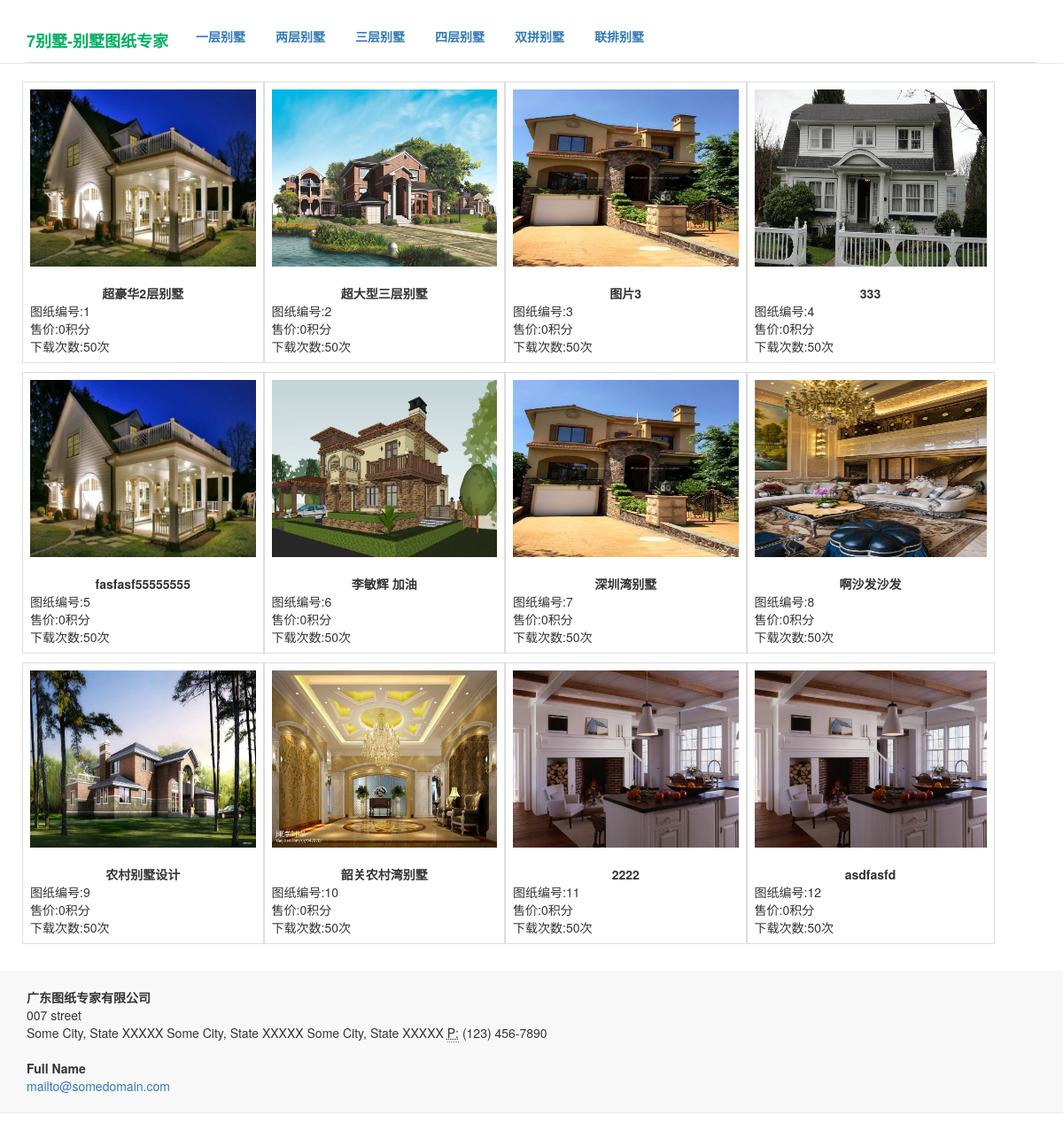
The app's page /, older data.
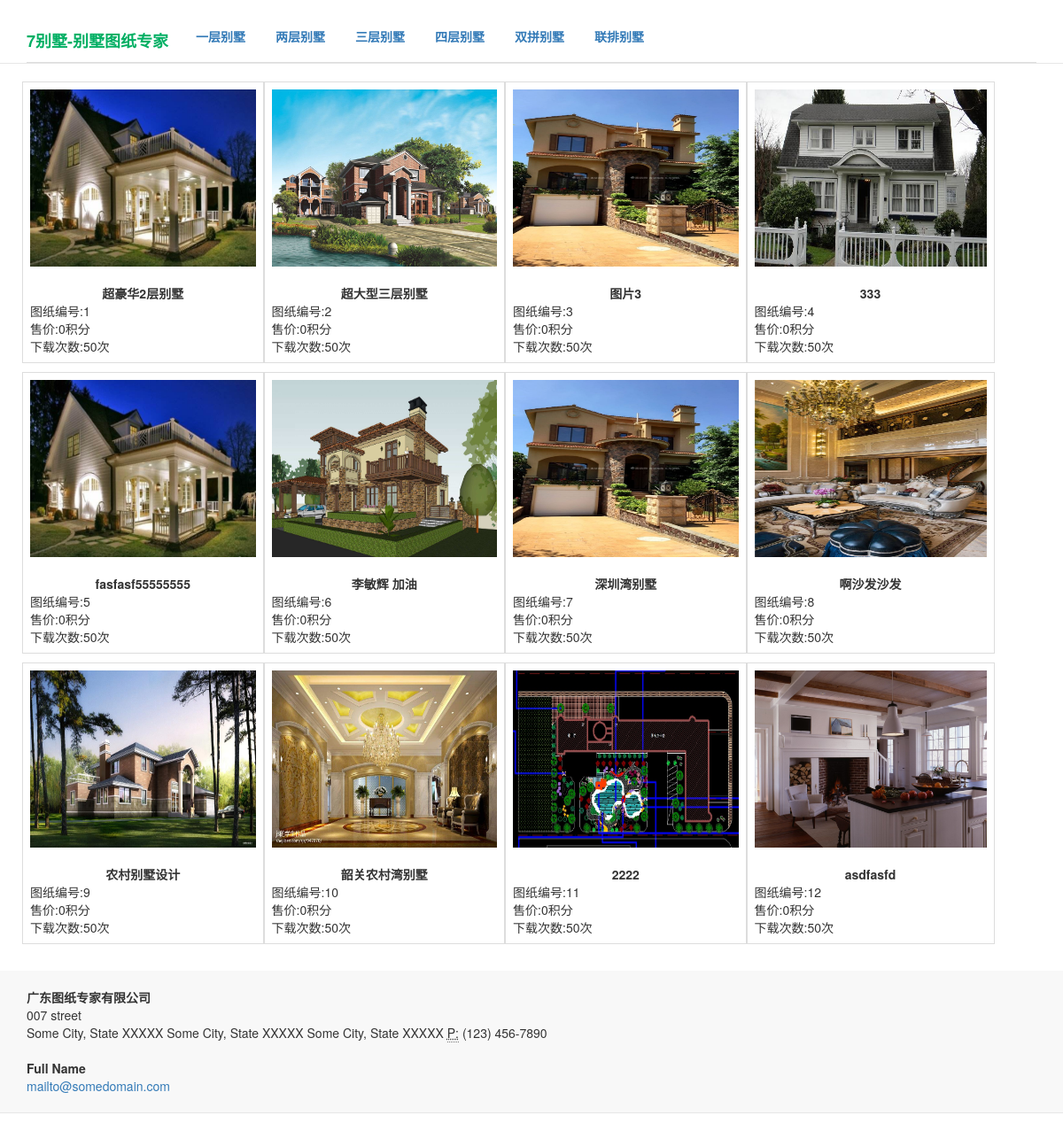
The same page, newer data.
### home/models.py (models this page shows, shortened)
class Photo(models.Model):
	if_cover_choices=(('1','是'),('0','否'),)
	house=models.ForeignKey(House)
	images=models.ImageField(upload_to='static/photos')
	title=models.CharField('图片标题',max_length=50,blank=True)
	alt=models.CharField('图片说明',max_length=100,blank=True)
	order=models.CharField('排序标志',max_length=10,default=0)
	if_cover=models.CharField('是否设置为封面图片',max_length=10,choices=if_cover_choices,default='0')

### home/views.py (the view)
# urls.py: url(r'^$',index),
def index(request):
	PAGENUM=3
	house_list=House.objects.all()
	photo_list=Photo.objects.all()
	context={'house_list':house_list,'photo_list':photo_list}
	return render(request,"home/house_list.html",context)

### templates/home/house_list.html
{% extends "home/house_base.html" %}
{% block content%}
<div class="container">
<br/>
<div class='row'>
{% for house in house_list %}
        {% if  forloop.counter|divisibleby:"4"   %}
                <div class="row">
        {% endif%}
        <div class="col-sm-6 col-md-3" style="margin-right:-20px;margin-top:-30px;padding:10px">
                        <table class='table table-bordered'>
                        <tr>
                        <td>
                        {% for photo in photo_list %}
                                {% if photo.house.id ==  house.id and photo.if_cover == '1' %}
                                        <a href=/home/house_detail/{{house.id}}/>
                                        <img src="/static/media/{{photo.images}}" alt="{{house.title}}" height=200px width=100% ></a> &nbsp;
                                {% endif%}
                        {%endfor%}
                         <center><b>{{house.title}}</b></center>
                        图纸编号:{{house.id}}<br/>
                        售价:{{house.down_price}}积分<br/>
                        下载次数:50次
                        </td>
                        </tr>
                        </table>
        </div>
        {% if  forloop.counter|divisibleby:"4"   %}
                </div>
        {% endif%}
{% endfor%}
</div>
</div>
{% endblock %}

Row changes from the older to the newer data that the page shows:
changed Photo (number 11 of 12 on the later page): images: a different picture
